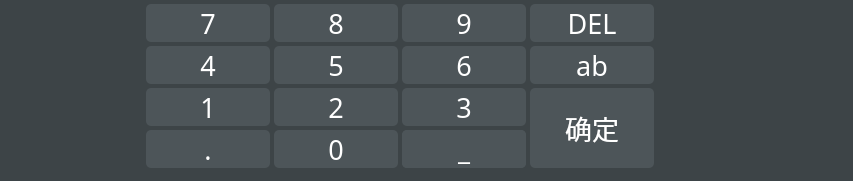
  <widget class="QFrame" name="frame_num_2">
   <property name="geometry">
    <rect>
     <x>0</x>
     <y>360</y>
     <width>853</width>
     <height>181</height>
    </rect>
   </property>
   <property name="font">
    <font>
     <pointsize>20</pointsize>
    </font>
   </property>
   <property name="styleSheet">
    <string notr="true">QPushButton {
	background-color:#4d5559;
	border-radius:5px;
	color:#ffffff;
}
QPushButton:pressed{
	background-color:#545d61;
}
QFrame{
	border:0px solid #000000;
	background-color:#3d4447;
}</string>
   </property>
   <property name="frameShape">
    <enum>QFrame::StyledPanel</enum>
   </property>
   <property name="frameShadow">
    <enum>QFrame::Raised</enum>
   </property>
   <widget class="QPushButton" name="btnDot_3">
    <property name="geometry">
     <rect>
      <x>146</x>
      <y>130</y>
      <width>124</width>
      <height>38</height>
     </rect>
    </property>
    <property name="sizePolicy">
     <sizepolicy hsizetype="Ignored" vsizetype="Expanding">
      <horstretch>0</horstretch>
      <verstretch>0</verstretch>
     </sizepolicy>
    </property>
    <property name="font">
     <font>
      <family>微软雅黑</family>
      <pointsize>20</pointsize>
      <weight>50</weight>
      <italic>false</italic>
      <bold>false</bold>
     </font>
    </property>
    <property name="focusPolicy">
     <enum>Qt::NoFocus</enum>
    </property>
    <property name="styleSheet">
     <string notr="true">QPushButton{
border-image: url(:/res/label_Background_n.png);
color:white;}
QPushButton::pressed{
border-image: url(:/res/label_Background_s.png);
color:white;}</string>
    </property>
    <property name="text">
     <string notr="true">.</string>
    </property>
   </widget>
   <widget class="QPushButton" name="btnDel_2">
    <property name="geometry">
     <rect>
      <x>530</x>
      <y>4</y>
      <width>124</width>
      <height>38</height>
     </rect>
    </property>
    <property name="sizePolicy">
     <sizepolicy hsizetype="Ignored" vsizetype="Expanding">
      <horstretch>0</horstretch>
      <verstretch>0</verstretch>
     </sizepolicy>
    </property>
    <property name="font">
     <font>
      <family>微软雅黑</family>
      <pointsize>20</pointsize>
      <weight>50</weight>
      <italic>false</italic>
      <bold>false</bold>
     </font>
    </property>
    <property name="focusPolicy">
     <enum>Qt::NoFocus</enum>
    </property>
    <property name="styleSheet">
     <string notr="true">QPushButton{
border-image: url(:/res/label_Background_n.png);
color:white;}
QPushButton::pressed{
border-image: url(:/res/label_Background_s.png);
color:white;}</string>
    </property>
    <property name="text">
     <string notr="true">DEL</string>
    </property>
    <property name="autoRepeat">
     <bool>true</bool>
    </property>
   </widget>
   <widget class="QPushButton" name="btn0_2">
    <property name="geometry">
     <rect>
      <x>274</x>
      <y>130</y>
      <width>124</width>
      <height>38</height>
     </rect>
    </property>
    <property name="sizePolicy">
     <sizepolicy hsizetype="Ignored" vsizetype="Expanding">
      <horstretch>0</horstretch>
      <verstretch>0</verstretch>
     </sizepolicy>
    </property>
    <property name="font">
     <font>
      <family>微软雅黑</family>
      <pointsize>20</pointsize>
      <weight>50</weight>
      <italic>false</italic>
      <bold>false</bold>
     </font>
    </property>
    <property name="focusPolicy">
     <enum>Qt::NoFocus</enum>
    </property>
    <property name="styleSheet">
     <string notr="true">QPushButton{
border-image: url(:/res/label_Background_n.png);
color:white;}
QPushButton::pressed{
border-image: url(:/res/label_Background_s.png);
color:white;}</string>
    </property>
    <property name="text">
     <string notr="true">0</string>
    </property>
   </widget>
   <widget class="QPushButton" name="btn4_2">
    <property name="geometry">
     <rect>
      <x>146</x>
      <y>46</y>
      <width>124</width>
      <height>38</height>
     </rect>
    </property>
    <property name="sizePolicy">
     <sizepolicy hsizetype="Ignored" vsizetype="Expanding">
      <horstretch>0</horstretch>
      <verstretch>0</verstretch>
     </sizepolicy>
    </property>
    <property name="font">
     <font>
      <family>微软雅黑</family>
      <pointsize>20</pointsize>
      <weight>50</weight>
      <italic>false</italic>
      <bold>false</bold>
     </font>
    </property>
    <property name="focusPolicy">
     <enum>Qt::NoFocus</enum>
    </property>
    <property name="styleSheet">
     <string notr="true">QPushButton{
border-image: url(:/res/label_Background_n.png);
color:white;}
QPushButton::pressed{
border-image: url(:/res/label_Background_s.png);
color:white;}</string>
    </property>
    <property name="text">
     <string notr="true">4</string>
    </property>
   </widget>
   <widget class="QPushButton" name="btn3_2">
    <property name="geometry">
     <rect>
      <x>402</x>
      <y>88</y>
      <width>124</width>
      <height>38</height>
     </rect>
    </property>
    <property name="sizePolicy">
     <sizepolicy hsizetype="Ignored" vsizetype="Expanding">
      <horstretch>0</horstretch>
      <verstretch>0</verstretch>
     </sizepolicy>
    </property>
    <property name="font">
     <font>
      <family>微软雅黑</family>
      <pointsize>20</pointsize>
      <weight>50</weight>
      <italic>false</italic>
      <bold>false</bold>
     </font>
    </property>
    <property name="focusPolicy">
     <enum>Qt::NoFocus</enum>
    </property>
    <property name="styleSheet">
     <string notr="true">QPushButton{
border-image: url(:/res/label_Background_n.png);
color:white;}
QPushButton::pressed{
border-image: url(:/res/label_Background_s.png);
color:white;}</string>
    </property>
    <property name="text">
     <string notr="true">3</string>
    </property>
   </widget>
   <widget class="QPushButton" name="btn8_2">
    <property name="geometry">
     <rect>
      <x>274</x>
      <y>4</y>
      <width>124</width>
      <height>38</height>
     </rect>
    </property>
    <property name="sizePolicy">
     <sizepolicy hsizetype="Ignored" vsizetype="Expanding">
      <horstretch>0</horstretch>
      <verstretch>0</verstretch>
     </sizepolicy>
    </property>
    <property name="font">
     <font>
      <family>微软雅黑</family>
      <pointsize>20</pointsize>
      <weight>50</weight>
      <italic>false</italic>
      <bold>false</bold>
     </font>
    </property>
    <property name="focusPolicy">
     <enum>Qt::NoFocus</enum>
    </property>
    <property name="styleSheet">
     <string notr="true">QPushButton{
border-image: url(:/res/label_Background_n.png);
color:white;}
QPushButton::pressed{
border-image: url(:/res/label_Background_s.png);
color:white;}</string>
    </property>
    <property name="text">
     <string notr="true">8</string>
    </property>
   </widget>
   <widget class="QPushButton" name="btn6_2">
    <property name="geometry">
     <rect>
      <x>402</x>
      <y>46</y>
      <width>124</width>
      <height>38</height>
     </rect>
    </property>
    <property name="sizePolicy">
     <sizepolicy hsizetype="Ignored" vsizetype="Expanding">
      <horstretch>0</horstretch>
      <verstretch>0</verstretch>
     </sizepolicy>
    </property>
    <property name="font">
     <font>
      <family>微软雅黑</family>
      <pointsize>20</pointsize>
      <weight>50</weight>
      <italic>false</italic>
      <bold>false</bold>
     </font>
    </property>
    <property name="focusPolicy">
     <enum>Qt::NoFocus</enum>
    </property>
    <property name="styleSheet">
     <string notr="true">QPushButton{
border-image: url(:/res/label_Background_n.png);
color:white;}
QPushButton::pressed{
border-image: url(:/res/label_Background_s.png);
color:white;}</string>
    </property>
    <property name="text">
     <string notr="true">6</string>
    </property>
   </widget>
   <widget class="QPushButton" name="btn9_2">
    <property name="geometry">
     <rect>
      <x>402</x>
      <y>4</y>
      <width>124</width>
      <height>38</height>
     </rect>
    </property>
    <property name="sizePolicy">
     <sizepolicy hsizetype="Ignored" vsizetype="Expanding">
      <horstretch>0</horstretch>
      <verstretch>0</verstretch>
     </sizepolicy>
    </property>
    <property name="font">
     <font>
      <family>微软雅黑</family>
      <pointsize>20</pointsize>
      <weight>50</weight>
      <italic>false</italic>
      <bold>false</bold>
     </font>
    </property>
    <property name="focusPolicy">
     <enum>Qt::NoFocus</enum>
    </property>
    <property name="styleSheet">
     <string notr="true">QPushButton{
border-image: url(:/res/label_Background_n.png);
color:white;}
QPushButton::pressed{
border-image: url(:/res/label_Background_s.png);
color:white;}</string>
    </property>
    <property name="text">
     <string notr="true">9</string>
    </property>
   </widget>
   <widget class="QPushButton" name="btn1_2">
    <property name="geometry">
     <rect>
      <x>146</x>
      <y>88</y>
      <width>124</width>
      <height>38</height>
     </rect>
    </property>
    <property name="sizePolicy">
     <sizepolicy hsizetype="Ignored" vsizetype="Expanding">
      <horstretch>0</horstretch>
      <verstretch>0</verstretch>
     </sizepolicy>
    </property>
    <property name="font">
     <font>
      <family>微软雅黑</family>
      <pointsize>20</pointsize>
      <weight>50</weight>
      <italic>false</italic>
      <bold>false</bold>
     </font>
    </property>
    <property name="focusPolicy">
     <enum>Qt::NoFocus</enum>
    </property>
    <property name="styleSheet">
     <string notr="true">QPushButton{
border-image: url(:/res/label_Background_n.png);
color:white;}
QPushButton::pressed{
border-image: url(:/res/label_Background_s.png);
color:white;}</string>
    </property>
    <property name="text">
     <string notr="true">1</string>
    </property>
   </widget>
   <widget class="QPushButton" name="btn5_2">
    <property name="geometry">
     <rect>
      <x>274</x>
      <y>46</y>
      <width>124</width>
      <height>38</height>
     </rect>
    </property>
    <property name="sizePolicy">
     <sizepolicy hsizetype="Ignored" vsizetype="Expanding">
      <horstretch>0</horstretch>
      <verstretch>0</verstretch>
     </sizepolicy>
    </property>
    <property name="font">
     <font>
      <family>微软雅黑</family>
      <pointsize>20</pointsize>
      <weight>50</weight>
      <italic>false</italic>
      <bold>false</bold>
     </font>
    </property>
    <property name="focusPolicy">
     <enum>Qt::NoFocus</enum>
    </property>
    <property name="styleSheet">
     <string notr="true">QPushButton{
border-image: url(:/res/label_Background_n.png);
color:white;}
QPushButton::pressed{
border-image: url(:/res/label_Background_s.png);
color:white;}</string>
    </property>
    <property name="text">
     <string notr="true">5</string>
    </property>
   </widget>
   <widget class="QPushButton" name="btn2_2">
    <property name="geometry">
     <rect>
      <x>274</x>
      <y>88</y>
      <width>124</width>
      <height>38</height>
     </rect>
    </property>
    <property name="sizePolicy">
     <sizepolicy hsizetype="Ignored" vsizetype="Expanding">
      <horstretch>0</horstretch>
      <verstretch>0</verstretch>
     </sizepolicy>
    </property>
    <property name="font">
     <font>
      <family>微软雅黑</family>
      <pointsize>20</pointsize>
      <weight>50</weight>
      <italic>false</italic>
      <bold>false</bold>
     </font>
    </property>
    <property name="focusPolicy">
     <enum>Qt::NoFocus</enum>
    </property>
    <property name="styleSheet">
     <string notr="true">QPushButton{
border-image: url(:/res/label_Background_n.png);
color:white;}
QPushButton::pressed{
border-image: url(:/res/label_Background_s.png);
color:white;}</string>
    </property>
    <property name="text">
     <string notr="true">2</string>
    </property>
   </widget>
   <widget class="QPushButton" name="btn7_2">
    <property name="geometry">
     <rect>
      <x>146</x>
      <y>4</y>
      <width>124</width>
      <height>38</height>
     </rect>
    </property>
    <property name="sizePolicy">
     <sizepolicy hsizetype="Ignored" vsizetype="Expanding">
      <horstretch>0</horstretch>
      <verstretch>0</verstretch>
     </sizepolicy>
    </property>
    <property name="font">
     <font>
      <family>微软雅黑</family>
      <pointsize>20</pointsize>
      <weight>50</weight>
      <italic>false</italic>
      <bold>false</bold>
     </font>
    </property>
    <property name="focusPolicy">
     <enum>Qt::NoFocus</enum>
    </property>
    <property name="styleSheet">
     <string notr="true">QPushButton{
border-image: url(:/res/label_Background_n.png);
color:white;}
QPushButton::pressed{
border-image: url(:/res/label_Background_s.png);
color:white;}</string>
    </property>
    <property name="text">
     <string notr="true">7</string>
    </property>
   </widget>
   <widget class="QPushButton" name="btnType_2">
    <property name="geometry">
     <rect>
      <x>530</x>
      <y>46</y>
      <width>124</width>
      <height>38</height>
     </rect>
    </property>
    <property name="sizePolicy">
     <sizepolicy hsizetype="Ignored" vsizetype="Expanding">
      <horstretch>0</horstretch>
      <verstretch>0</verstretch>
     </sizepolicy>
    </property>
    <property name="font">
     <font>
      <family>微软雅黑</family>
      <pointsize>20</pointsize>
      <weight>50</weight>
      <italic>false</italic>
      <bold>false</bold>
     </font>
    </property>
    <property name="focusPolicy">
     <enum>Qt::NoFocus</enum>
    </property>
    <property name="styleSheet">
     <string notr="true">QPushButton{
border-image: url(:/res/label_Background_n.png);
color:white;}
QPushButton::pressed{
border-image: url(:/res/label_Background_s.png);
color:white;}</string>
    </property>
    <property name="text">
     <string notr="true">ab</string>
    </property>
   </widget>
   <widget class="QPushButton" name="btnchange_sym1_2">
    <property name="geometry">
     <rect>
      <x>402</x>
      <y>130</y>
      <width>124</width>
      <height>38</height>
     </rect>
    </property>
    <property name="sizePolicy">
     <sizepolicy hsizetype="Ignored" vsizetype="Expanding">
      <horstretch>0</horstretch>
      <verstretch>0</verstretch>
     </sizepolicy>
    </property>
    <property name="font">
     <font>
      <family>微软雅黑</family>
      <pointsize>20</pointsize>
      <weight>50</weight>
      <italic>false</italic>
      <bold>false</bold>
     </font>
    </property>
    <property name="focusPolicy">
     <enum>Qt::NoFocus</enum>
    </property>
    <property name="styleSheet">
     <string notr="true">QPushButton{
border-image: url(:/res/label_Background_n.png);
color:white;}
QPushButton::pressed{
border-image: url(:/res/label_Background_s.png);
color:white;}</string>
    </property>
    <property name="text">
     <string notr="true">#+=</string>
    </property>
   </widget>
   <widget class="QPushButton" name="btnOK_2">
    <property name="geometry">
     <rect>
      <x>530</x>
      <y>88</y>
      <width>124</width>
      <height>80</height>
     </rect>
    </property>
    <property name="sizePolicy">
     <sizepolicy hsizetype="Ignored" vsizetype="Expanding">
      <horstretch>0</horstretch>
      <verstretch>0</verstretch>
     </sizepolicy>
    </property>
    <property name="font">
     <font>
      <family>微软雅黑</family>
      <pointsize>20</pointsize>
      <weight>50</weight>
      <italic>false</italic>
      <bold>false</bold>
     </font>
    </property>
    <property name="focusPolicy">
     <enum>Qt::NoFocus</enum>
    </property>
    <property name="styleSheet">
     <string notr="true">QPushButton{
border-image: url(:/res/label_Background_n.png);
color:white;}
QPushButton::pressed{
border-image: url(:/res/label_Background_s.png);
color:white;}</string>
    </property>
    <property name="text">
     <string>确定</string>
    </property>
   </widget>
   <widget class="QPushButton" name="btnOther10_2">
    <property name="geometry">
     <rect>
      <x>402</x>
      <y>130</y>
      <width>124</width>
      <height>38</height>
     </rect>
    </property>
    <property name="sizePolicy">
     <sizepolicy hsizetype="Ignored" vsizetype="Expanding">
      <horstretch>0</horstretch>
      <verstretch>0</verstretch>
     </sizepolicy>
    </property>
    <property name="font">
     <font>
      <family>微软雅黑</family>
      <pointsize>20</pointsize>
      <weight>50</weight>
      <italic>false</italic>
      <bold>false</bold>
     </font>
    </property>
    <property name="focusPolicy">
     <enum>Qt::NoFocus</enum>
    </property>
    <property name="styleSheet">
     <string notr="true">QPushButton{
border-image: url(:/res/label_Background_n.png);
color:white;}
QPushButton::pressed{
border-image: url(:/res/label_Background_s.png);
color:white;}</string>
    </property>
    <property name="text">
     <string notr="true">_</string>
    </property>
   </widget>
  </widget>
